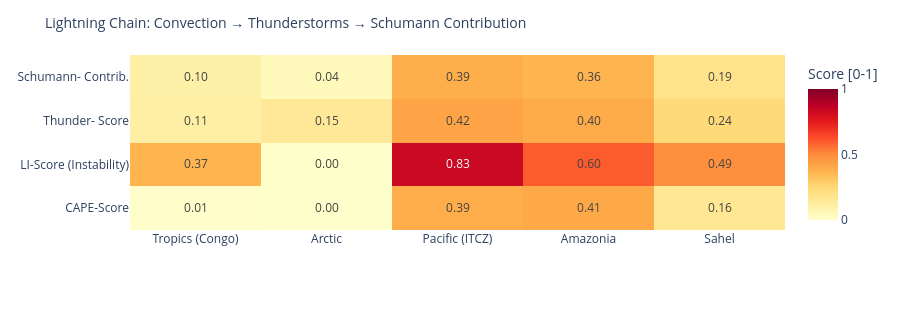

Notebook code for this chart:
### Code cell
# ============================================================
# LIGHTNING CHAIN: Convection → Thunderstorms → Schumann
# Shows the causal chain per measurement point as heatmap
# ============================================================

def cape_score(v):
    """CAPE → normalized score [0,1]"""
    if v is None or pd.isna(v): return 0.0
    return min(1.0, float(v) / 3000)

def li_score(v):
    """Lifted Index: negative = unstable → score [0,1]"""
    if v is None or pd.isna(v): return 0.3
    return min(1.0, max(0.0, (-float(v) + 6) / 12))

def cloud_score(v):
    if v is None or pd.isna(v): return 0.3
    return float(v) / 100

def thunder_score(row):
    """Kombinierter Gewitterwahrscheinlichkeits-Score
    CAPE + LI + Bedeckung + WMO-Gewitter + konvektiver Niederschlag (showers)
    Hinweis: X-Ray und Kp sind kein Bestandteil – nur geomagn./solarer Kontext.
    """
    cs = cape_score(row.get('cape'))
    ls = li_score(row.get('li'))
    cl = cloud_score(row.get('cloud'))
    t  = 1.0 if row.get('thunderstorm') else 0.0
    # Convective precipitation (showers) as additional indicator
    sh = min(1.0, (row.get('showers') or 0) / 5.0)
    return round(cs * 0.30 + ls * 0.25 + cl * 0.15 + t * 0.20 + sh * 0.10, 3)

def schumann_contribution(t_score, lat):
    """Schumann contribution: higher in tropics (±30°), scaled by thunderstorm score"""
    lat_weight = max(0.3, 1.0 - abs(lat) / 60)
    return round(t_score * lat_weight, 3)

df_atm['cape_score']   = df_atm.apply(lambda r: cape_score(r['cape']), axis=1)
df_atm['li_score']     = df_atm.apply(lambda r: li_score(r['li']),    axis=1)
df_atm['thunder_score']= df_atm.apply(lambda r: thunder_score(r.to_dict()), axis=1)
df_atm['schumann_contribution'] = df_atm.apply(
    lambda r: schumann_contribution(r['thunder_score'], r['lat']), axis=1)

metrics = ['cape_score', 'li_score', 'thunder_score', 'schumann_contribution']
labels  = ['CAPE-Score', 'LI-Score\n(Instability)', 'Thunder-\nScore', 'Schumann-\nContrib.']
z_data  = [df_atm[m].tolist() for m in metrics]

fig = go.Figure(go.Heatmap(
    z=z_data,
    x=df_atm['point'].tolist(),
    y=labels,
    colorscale='YlOrRd',
    zmin=0, zmax=1,
    text=[[f'{v:.2f}' for v in row] for row in z_data],
    texttemplate='%{text}', textfont=dict(size=12),
    colorbar=dict(title='Score [0-1]')
))
fig.update_layout(
    title=dict(text='Lightning Chain: Convection → Thunderstorms → Schumann Contribution', font=dict(size=14)),
    height=310,
    plot_bgcolor='rgba(0,0,0,0)', paper_bgcolor='rgba(0,0,0,0)',
    margin=dict(l=130, r=80, t=55, b=80)
)
fig.show()

### Figure 1 — Plotly figure (JSON) as saved in the notebook; plotly's stock layout.template omitted (floating-point values rounded to 4 significant figures)
{"data": [{"colorbar": {"title": {"text": "Score [0-1]"}}, "colorscale": [[0.0, "rgb(255,255,204)"], [0.125, "rgb(255,237,160)"], [0.25, "rgb(254,217,118)"], [0.375, "rgb(254,178,76)"], [0.5, "rgb(253,141,60)"], [0.625, "rgb(252,78,42)"], [0.75, "rgb(227,26,28)"], [0.875, "rgb(189,0,38)"], [1.0, "rgb(128,0,38)"]], "text": [["0.01", "0.00", "0.39", "0.41", "0.16"], ["0.37", "0.00", "0.83", "0.60", "0.49"], ["0.11", "0.15", "0.42", "0.40", "0.24"], ["0.10", "0.04", "0.39", "0.36", "0.19"]], "textfont": {"size": 12}, "texttemplate": "%{text}", "type": "heatmap", "x": ["Tropics (Congo)", "Arctic", "Pacific (ITCZ)", "Amazonia", "Sahel"], "y": ["CAPE-Score", "LI-Score\n(Instability)", "Thunder-\nScore", "Schumann-\nContrib."], "z": [[0.006667, 0.0, 0.3933, 0.4067, 0.16], [0.3667, 0.0, 0.8333, 0.6, 0.4917], [0.112, 0.15, 0.425, 0.397, 0.241], [0.105, 0.045, 0.39, 0.364, 0.189]], "zmax": 1, "zmin": 0}], "layout": {"height": 310, "margin": {"b": 80, "l": 130, "r": 80, "t": 55}, "paper_bgcolor": "rgba(0,0,0,0)", "plot_bgcolor": "rgba(0,0,0,0)", "title": {"font": {"size": 14}, "text": "Lightning Chain: Convection → Thunderstorms → Schumann Contribution"}}}
